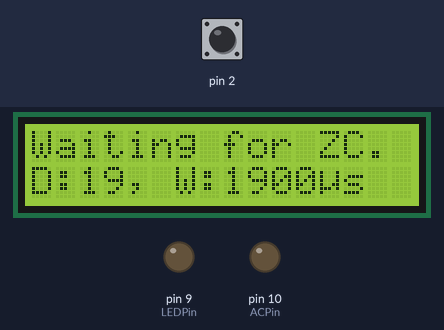
A sketch run on a simulated Arduino Uno, built with avr-gcc and run on an emulated ATmega328P. On the bench: 16×2 character LCD, output pins drawn as LEDs (lit = HIGH). Inputs (shaded band) come from the test bench; at power-on: pin 2 HIGH.

Above: at 1.6 s.
1.7 s: pin 2 driven LOW
At 2.8 s:
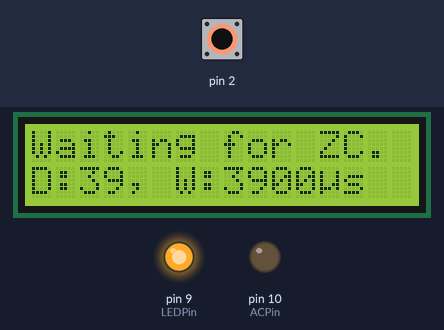
At 7.14 s:
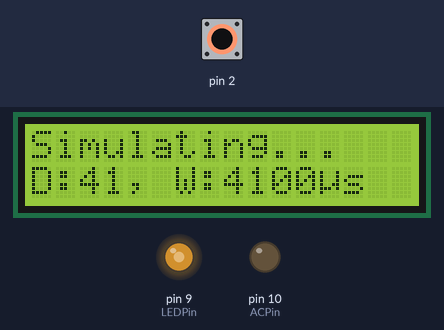
7.7 s: pin 2 pulsed HIGH 2 times (0.12 s each, 0.3 s apart)
At 15.28 s:
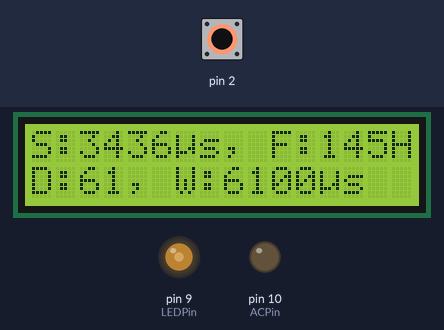
Timing chart, 0 to 17.3 s (numbered marks = the images above; inputs shaded):
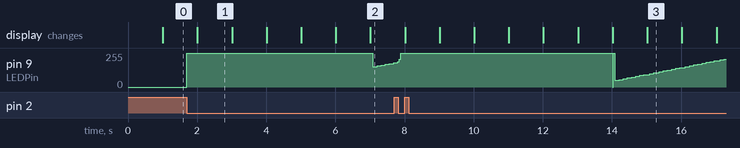

Measured:
- after the input at 7.7 s, the display: first changes after 0.32 s (image 3 shows a later state)
- by itself, pin 9 (LEDPin): ramps from 0/255 to 255/255 and jumps back, once every 0.06 s
- what the display in image 1 shows lasts 1.0 s, from 2.0 s to 3.0 s

The sketch:

mains_v6_dimmer_full_sim.ino
```cpp
#include <TimerOne.h> // Software timer with interrupt for TRIAC firing
#include <LiquidCrystal.h> // LCD library

LiquidCrystal lcd(8, 7, 6, 5, 4, 3); // LCD pin setup

// Variables for zero-cross detection:
byte isZeroCross = 0;
byte realZeroCross = 1;
unsigned int simulateZeroCross = 0;

// Variables for dimming:
const unsigned int dimSteps = 99; // The number of dim levels between (but exclusive of) "On" and "Off"
unsigned int Hz = 50;
const unsigned int stepTime = 500000 / Hz / (dimSteps + 1);
int dimValue = 0; // 0 = always on, 1 to [dimSteps] = dimmed
unsigned int timerCount = 0;
unsigned int ACPin = 10;
unsigned int LEDPin = 9;
unsigned long lastTriacFire = 0; // Timestamp (in microseconds) of last TRIAC fire, used to prevent false zero-cross detections when firing the TRIAC at low voltages
const unsigned int stepWait = 50; // Number of milliseconds the program will wait betweeen incrementing/decrementing dimValue
unsigned long lastStepTime = 0; // Timestamp (in milliseconds) of last increment/decrement of dimValue
int dimDirection = 1; // -1 = decrementing (dimming), 1 = incrementing (brightening)

// Variables for logging:
const int logSize = 100;
unsigned long thisZeroCross = 0;
unsigned long lastZeroCross = 0;
unsigned long zeroCrossLogCount = 0;
unsigned long zeroCrossLog[logSize];
unsigned long totalZeroCrossCycle = 0;

// Variables for analysing:
byte fullSet;
unsigned int avgZeroCrossCycle = 0;

// Variables for reporting:
const int refreshWaitTime = 1000;
unsigned long lastDisplayRefresh = 0;

void setup()
{
  lcd.begin(16, 2);
  lcd.setCursor(0, 0);
  lcd.print("Waiting for ZC. ");

  pinMode(ACPin, OUTPUT);
  pinMode(LEDPin, OUTPUT);

  attachInterrupt(0, zeroCross, FALLING);
  Timer1.initialize();
  Timer1.attachInterrupt(dimCheck, stepTime);
}

void loop()
{
  if (millis() - lastStepTime >= stepWait)
  {
    lastStepTime = millis();
    if (dimValue + dimDirection < 0 || dimValue + dimDirection > (dimSteps + 1) * 0.9) // Never go above 90% dimmed or you will risk the TRIAC staying on through the next half-cycle!
    {
      dimDirection *= -1;
    }
    dimValue += dimDirection;
  }

  if (millis() - lastDisplayRefresh > refreshWaitTime)
  {
    lastDisplayRefresh = millis();

    lcd.setCursor(0, 1);
    lcd.print("                ");
    lcd.setCursor(0, 1);
    lcd.print("D:");
    lcd.print(dimValue);
    lcd.print(", W:");
    lcd.print(dimValue * stepTime);
    lcd.print((char)228);
    lcd.print("s");

    lcd.setCursor(0, 0);
    if (fullSet)
    {
      lcd.print("                ");
      lcd.setCursor(0, 0);
      if (realZeroCross)
      {
        lcd.print("T:");
      } else
      {
        lcd.print("S:");
      }
      lcd.print(avgZeroCrossCycle);
      lcd.print((char)228);
      lcd.print("s, F:");
      lcd.print(Hz);
      lcd.print("Hz");
    } else
    {
      if (micros() - thisZeroCross >= 4000000)
      {
        lcd.print("Simulating...   ");
      } else if (realZeroCross)
      {
        lcd.print("Waiting for ZC. ");
      }
    }

    if (micros() - thisZeroCross >= 1000000)
    {
      zeroCrossLogCount = 0;
      fullSet = 0;
      if (micros() - thisZeroCross >= 5000000)
      {
        realZeroCross = 0;
      }
    }
  }
}

void zeroCross()
{
  realZeroCross = 1;
  processZeroCross();
}

void processZeroCross()
{
  thisZeroCross = micros();

//  if (thisZeroCross - lastTriacFire >= stepTime && thisZeroCross - lastZeroCross > 8000) // When firing close to a ZC, it seems that a resistive load can pull the voltage low enough to trigger an erroneous ZC!!
//  {
    isZeroCross = 1;
    timerCount = 0;

    digitalWrite(ACPin, LOW);
    digitalWrite(LEDPin, LOW);

    if (lastZeroCross != 0)
    {
      totalZeroCrossCycle -= zeroCrossLog[zeroCrossLogCount];
      zeroCrossLog[zeroCrossLogCount] = thisZeroCross - lastZeroCross;
      totalZeroCrossCycle += zeroCrossLog[zeroCrossLogCount];
      zeroCrossLogCount++;
      if (zeroCrossLogCount == logSize)
      {
        zeroCrossLogCount = 0;
        fullSet = 1;

        avgZeroCrossCycle = totalZeroCrossCycle / logSize;
        Hz = 500000 / avgZeroCrossCycle;
//        stepTime = 500000 / avgZeroCrossCycle / (dimSteps + 1);
      }
    }
    lastZeroCross = thisZeroCross;
//  }
}

void dimCheck()
{
  if(isZeroCross == 1)
  {
    if(timerCount >= dimValue)
    {
      if (realZeroCross)
      {
        lastTriacFire = micros();
        digitalWrite(ACPin, HIGH);
        delayMicroseconds(5);
        digitalWrite(ACPin, LOW);
      }
      digitalWrite(LEDPin, HIGH);
      timerCount = 0;
      isZeroCross = 0;
    } else
    {
      timerCount++;
    }
  }

  if (!realZeroCross)
  {
    simulateZeroCross++;
    if (simulateZeroCross > dimSteps)
    {
      simulateZeroCross = 0;
      processZeroCross();
    }
  }
}
```
